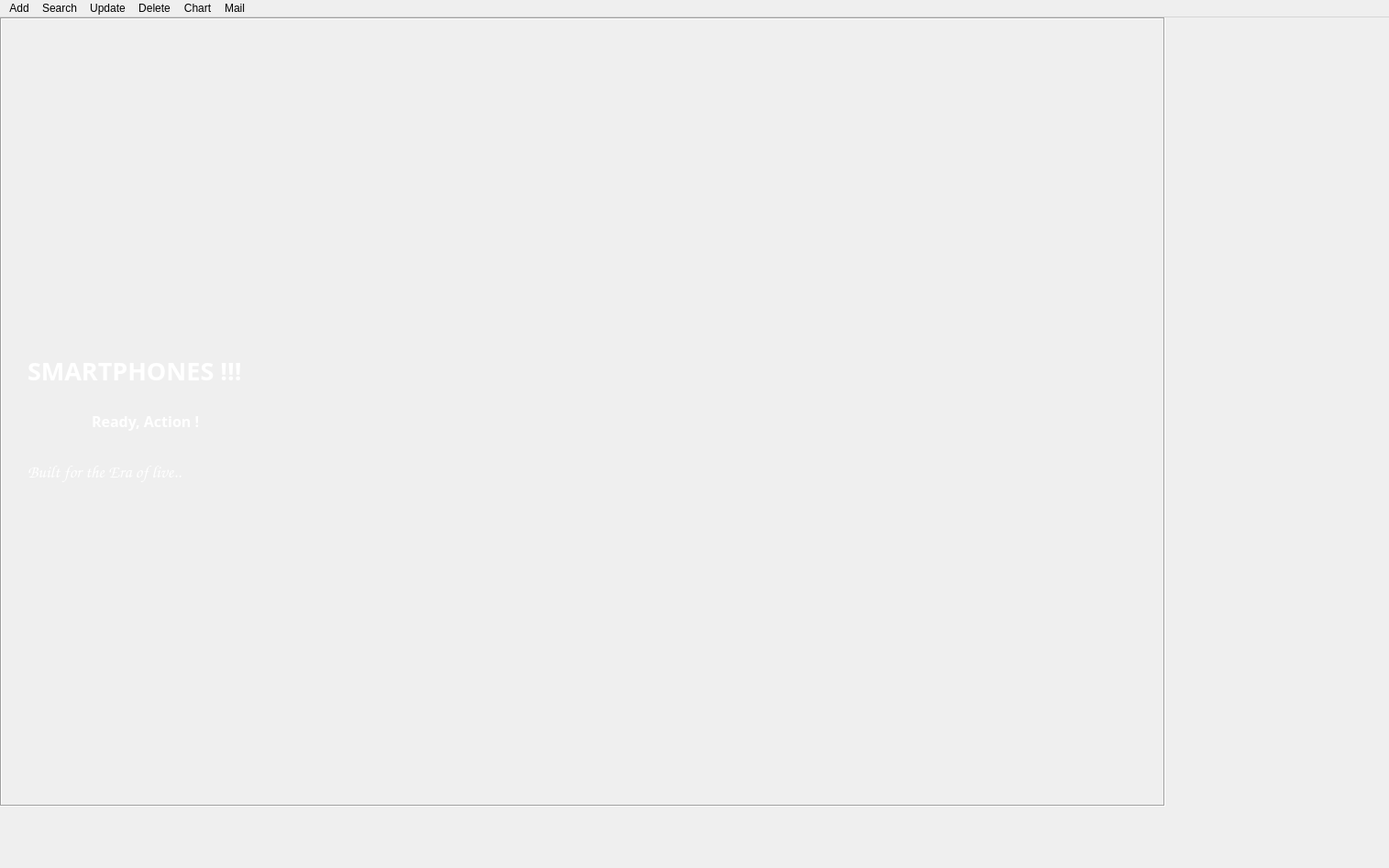
<?xml version="1.0" encoding="UTF-8"?>
<ui version="4.0">
 <class>ADMIN</class>
 <widget class="QMainWindow" name="ADMIN">
  <property name="geometry">
   <rect>
    <x>0</x>
    <y>0</y>
    <width>1515</width>
    <height>947</height>
   </rect>
  </property>
  <property name="windowTitle">
   <string>MainWindow</string>
  </property>
  <property name="styleSheet">
   <string notr="true">#ADMIN
{

background-image: url(:/images/mbls.jpg);
}</string>
  </property>
  <widget class="QWidget" name="centralwidget">
   <widget class="QLabel" name="label">
    <property name="geometry">
     <rect>
      <x>0</x>
      <y>0</y>
      <width>1271</width>
      <height>861</height>
     </rect>
    </property>
    <property name="minimumSize">
     <size>
      <width>1271</width>
      <height>861</height>
     </size>
    </property>
    <property name="maximumSize">
     <size>
      <width>1271</width>
      <height>861</height>
     </size>
    </property>
    <property name="frameShape">
     <enum>QFrame::Box</enum>
    </property>
    <property name="frameShadow">
     <enum>QFrame::Sunken</enum>
    </property>
    <property name="text">
     <string/>
    </property>
    <property name="textFormat">
     <enum>Qt::AutoText</enum>
    </property>
    <property name="pixmap">
     <pixmap>img4.jpg</pixmap>
    </property>
    <property name="scaledContents">
     <bool>true</bool>
    </property>
    <property name="alignment">
     <set>Qt::AlignBottom|Qt::AlignJustify</set>
    </property>
    <property name="wordWrap">
     <bool>true</bool>
    </property>
   </widget>
   <widget class="QLabel" name="label_2">
    <property name="geometry">
     <rect>
      <x>30</x>
      <y>360</y>
      <width>291</width>
      <height>51</height>
     </rect>
    </property>
    <property name="font">
     <font>
      <family>Ink Free</family>
      <pointsize>20</pointsize>
      <weight>75</weight>
      <bold>true</bold>
     </font>
    </property>
    <property name="styleSheet">
     <string notr="true">color: rgb(255, 255, 255);</string>
    </property>
    <property name="text">
     <string>SMARTPHONES !!!</string>
    </property>
   </widget>
   <widget class="QLabel" name="label_3">
    <property name="geometry">
     <rect>
      <x>100</x>
      <y>420</y>
      <width>151</width>
      <height>41</height>
     </rect>
    </property>
    <property name="font">
     <font>
      <family>Ink Free</family>
      <pointsize>12</pointsize>
      <weight>75</weight>
      <italic>false</italic>
      <bold>true</bold>
     </font>
    </property>
    <property name="styleSheet">
     <string notr="true">color: rgb(255, 255, 255);</string>
    </property>
    <property name="text">
     <string>Ready, Action !</string>
    </property>
   </widget>
   <widget class="QLabel" name="label_4">
    <property name="geometry">
     <rect>
      <x>30</x>
      <y>470</y>
      <width>311</width>
      <height>51</height>
     </rect>
    </property>
    <property name="font">
     <font>
      <family>Comic Sans MS</family>
      <pointsize>14</pointsize>
      <weight>75</weight>
      <bold>true</bold>
     </font>
    </property>
    <property name="styleSheet">
     <string notr="true">color: rgb(255, 255, 255);</string>
    </property>
    <property name="text">
     <string>Built for the Era of live.. </string>
    </property>
   </widget>
  </widget>
  <widget class="QMenuBar" name="menubar">
   <property name="geometry">
    <rect>
     <x>0</x>
     <y>0</y>
     <width>1515</width>
     <height>26</height>
    </rect>
   </property>
   <widget class="QMenu" name="menuAdd_details">
    <property name="title">
     <string>Add</string>
    </property>
    <addaction name="mbladd"/>
    <addaction name="cstmradd"/>
   </widget>
   <widget class="QMenu" name="menuSearch_deatils">
    <property name="title">
     <string>Search</string>
    </property>
    <addaction name="mblsearch"/>
    <addaction name="mblsearchmodel"/>
    <addaction name="mblsold"/>
   </widget>
   <widget class="QMenu" name="menuDelete">
    <property name="title">
     <string>Delete</string>
    </property>
    <addaction name="mbldelete"/>
   </widget>
   <widget class="QMenu" name="menuUpdate">
    <property name="title">
     <string>Update</string>
    </property>
    <addaction name="mblupdate"/>
   </widget>
   <widget class="QMenu" name="menuShow_Chart">
    <property name="title">
     <string>Chart</string>
    </property>
    <addaction name="mblchart"/>
    <addaction name="mblpie"/>
   </widget>
   <widget class="QMenu" name="menuSend_Mail">
    <property name="title">
     <string>Mail</string>
    </property>
    <addaction name="email"/>
   </widget>
   <addaction name="menuAdd_details"/>
   <addaction name="menuSearch_deatils"/>
   <addaction name="menuUpdate"/>
   <addaction name="menuDelete"/>
   <addaction name="menuShow_Chart"/>
   <addaction name="menuSend_Mail"/>
  </widget>
  <action name="mbladd">
   <property name="icon">
    <iconset resource="imgresource.qrc">
     <normaloff>:/icon/user.png</normaloff>:/icon/user.png</iconset>
   </property>
   <property name="text">
    <string>MobileDetails</string>
   </property>
  </action>
  <action name="cstmradd">
   <property name="icon">
    <iconset>
     <normaloff>C:/Users/Sameeksha Yadav/Downloads/icons8-customer-insight-64.png</normaloff>C:/Users/Sameeksha Yadav/Downloads/icons8-customer-insight-64.png</iconset>
   </property>
   <property name="text">
    <string>CustomerDetails</string>
   </property>
  </action>
  <action name="mblsearch">
   <property name="icon">
    <iconset>
     <normaloff>C:/Users/Sameeksha Yadav/Downloads/icons8-google-web-search-64.png</normaloff>C:/Users/Sameeksha Yadav/Downloads/icons8-google-web-search-64.png</iconset>
   </property>
   <property name="text">
    <string>byBrand</string>
   </property>
  </action>
  <action name="mblsearchmodel">
   <property name="icon">
    <iconset>
     <normaloff>C:/Users/Sameeksha Yadav/Downloads/icons8-search-26.png</normaloff>C:/Users/Sameeksha Yadav/Downloads/icons8-search-26.png</iconset>
   </property>
   <property name="text">
    <string>byModelno.</string>
   </property>
  </action>
  <action name="mblupdate">
   <property name="icon">
    <iconset>
     <normaloff>C:/Users/Sameeksha Yadav/Downloads/icons8-update-64.png</normaloff>C:/Users/Sameeksha Yadav/Downloads/icons8-update-64.png</iconset>
   </property>
   <property name="text">
    <string>MobileUpdate</string>
   </property>
  </action>
  <action name="cstmrupdate">
   <property name="text">
    <string>CstmrUpdate</string>
   </property>
  </action>
  <action name="mbldelete">
   <property name="icon">
    <iconset>
     <normaloff>C:/Users/Sameeksha Yadav/Downloads/icons8-trash-26.png</normaloff>C:/Users/Sameeksha Yadav/Downloads/icons8-trash-26.png</iconset>
   </property>
   <property name="text">
    <string>MobileDelete</string>
   </property>
  </action>
  <action name="cstmrdelete">
   <property name="icon">
    <iconset>
     <normaloff>C:/Users/Sameeksha Yadav/Downloads/icons8-trash-26.png</normaloff>C:/Users/Sameeksha Yadav/Downloads/icons8-trash-26.png</iconset>
   </property>
   <property name="text">
    <string>CustomerDelete</string>
   </property>
  </action>
  <action name="mblsold">
   <property name="icon">
    <iconset>
     <normaloff>C:/Users/Sameeksha Yadav/Downloads/icons8-gradient-line-64.png</normaloff>C:/Users/Sameeksha Yadav/Downloads/icons8-gradient-line-64.png</iconset>
   </property>
   <property name="text">
    <string>soldMobile</string>
   </property>
  </action>
  <action name="mblchart">
   <property name="icon">
    <iconset>
     <normaloff>C:/Users/Sameeksha Yadav/Downloads/icons8-bar-chart-26.png</normaloff>C:/Users/Sameeksha Yadav/Downloads/icons8-bar-chart-26.png</iconset>
   </property>
   <property name="text">
    <string>barchart</string>
   </property>
  </action>
  <action name="mblpie">
   <property name="icon">
    <iconset>
     <normaloff>C:/Users/Sameeksha Yadav/Downloads/icons8-chart-64.png</normaloff>C:/Users/Sameeksha Yadav/Downloads/icons8-chart-64.png</iconset>
   </property>
   <property name="text">
    <string>piechart</string>
   </property>
  </action>
  <action name="email">
   <property name="icon">
    <iconset>
     <normaloff>C:/Users/Sameeksha Yadav/Downloads/icons8-reply-all-26.png</normaloff>C:/Users/Sameeksha Yadav/Downloads/icons8-reply-all-26.png</iconset>
   </property>
   <property name="text">
    <string>CustomerMail</string>
   </property>
  </action>
 </widget>
 <resources>
  <include location="imgresource.qrc"/>
 </resources>
 <connections/>
</ui>
